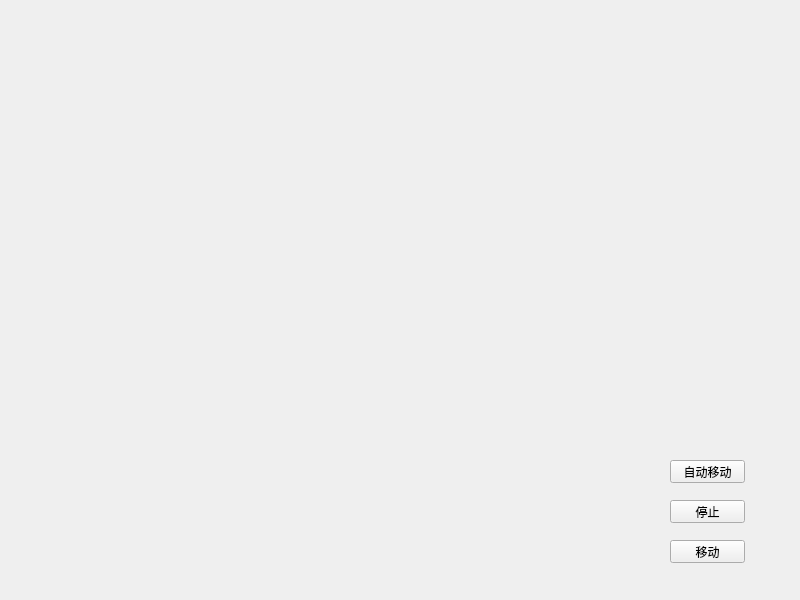
<?xml version="1.0" encoding="UTF-8"?>
<ui version="4.0">
 <class>Widget</class>
 <widget class="QWidget" name="Widget">
  <property name="geometry">
   <rect>
    <x>0</x>
    <y>0</y>
    <width>800</width>
    <height>600</height>
   </rect>
  </property>
  <property name="windowTitle">
   <string>Widget</string>
  </property>
  <widget class="QPushButton" name="pushButton">
   <property name="geometry">
    <rect>
     <x>670</x>
     <y>540</y>
     <width>75</width>
     <height>23</height>
    </rect>
   </property>
   <property name="text">
    <string>移动</string>
   </property>
  </widget>
  <widget class="QPushButton" name="pushButton_2">
   <property name="geometry">
    <rect>
     <x>670</x>
     <y>500</y>
     <width>75</width>
     <height>23</height>
    </rect>
   </property>
   <property name="text">
    <string>停止</string>
   </property>
  </widget>
  <widget class="QPushButton" name="pushButton_3">
   <property name="geometry">
    <rect>
     <x>670</x>
     <y>460</y>
     <width>75</width>
     <height>23</height>
    </rect>
   </property>
   <property name="text">
    <string>自动移动</string>
   </property>
  </widget>
 </widget>
 <resources/>
 <connections/>
</ui>
